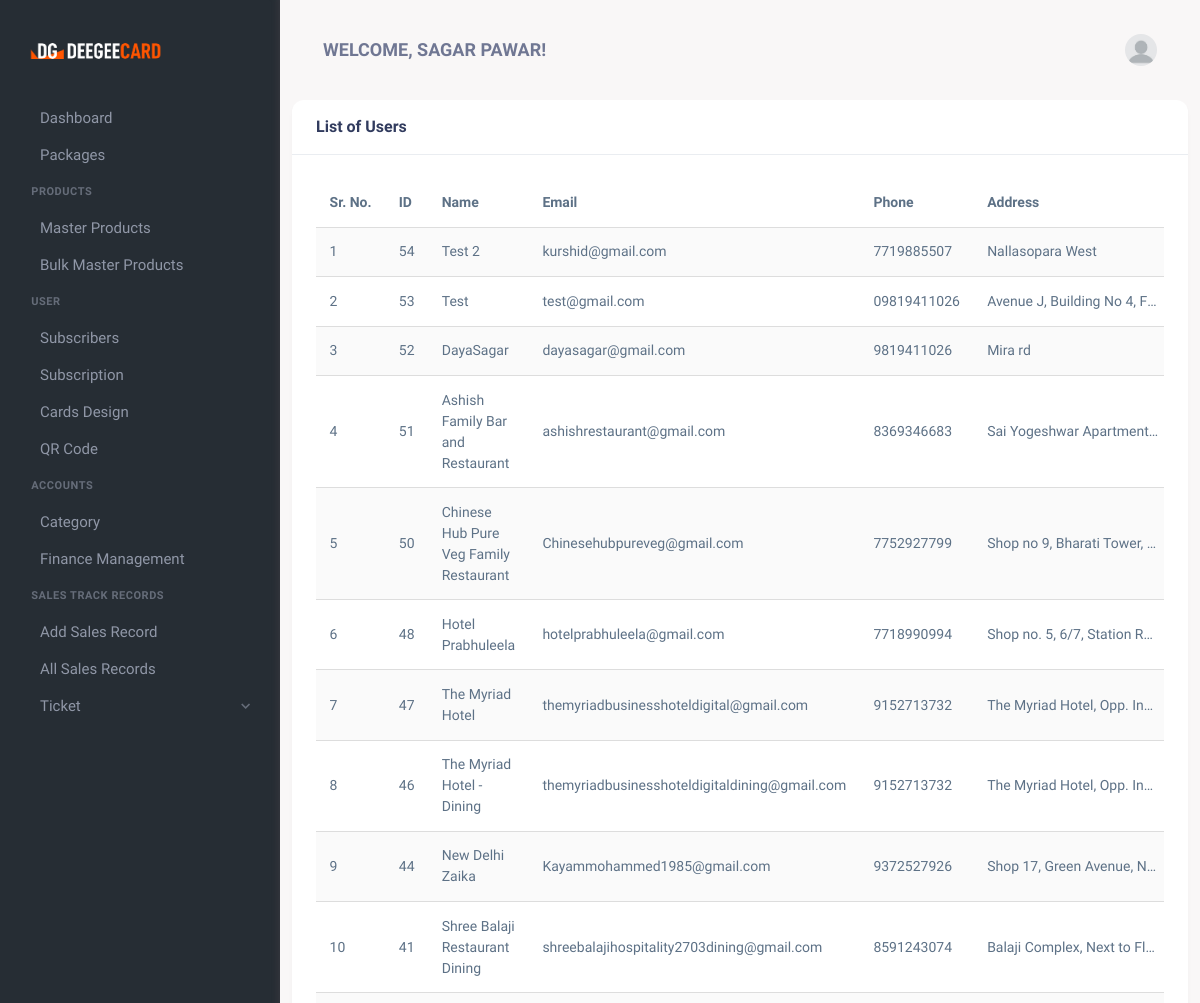
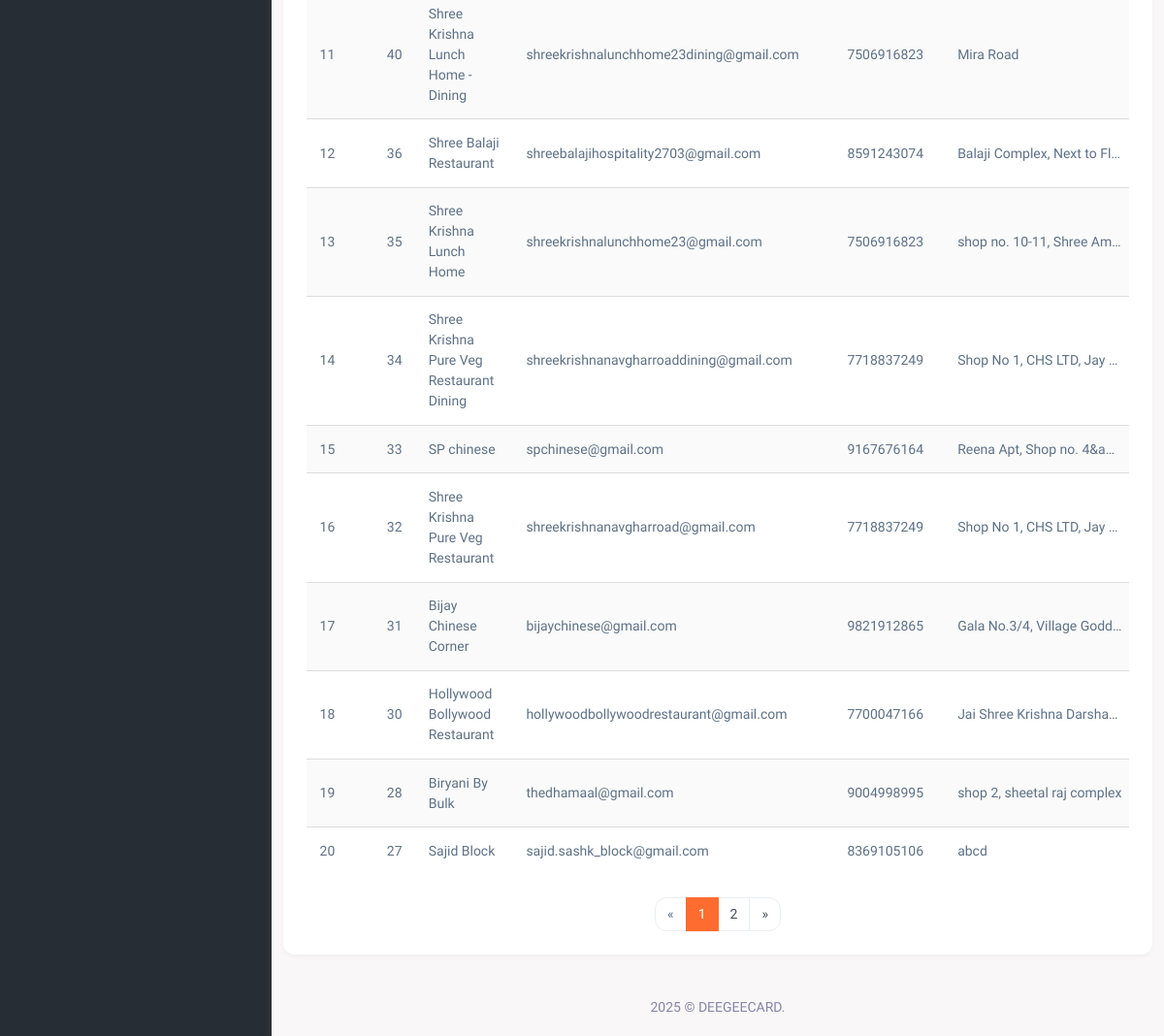
The page /list-of-users.php (signed in) on the database as committed earlier (2 pictures, top to bottom).
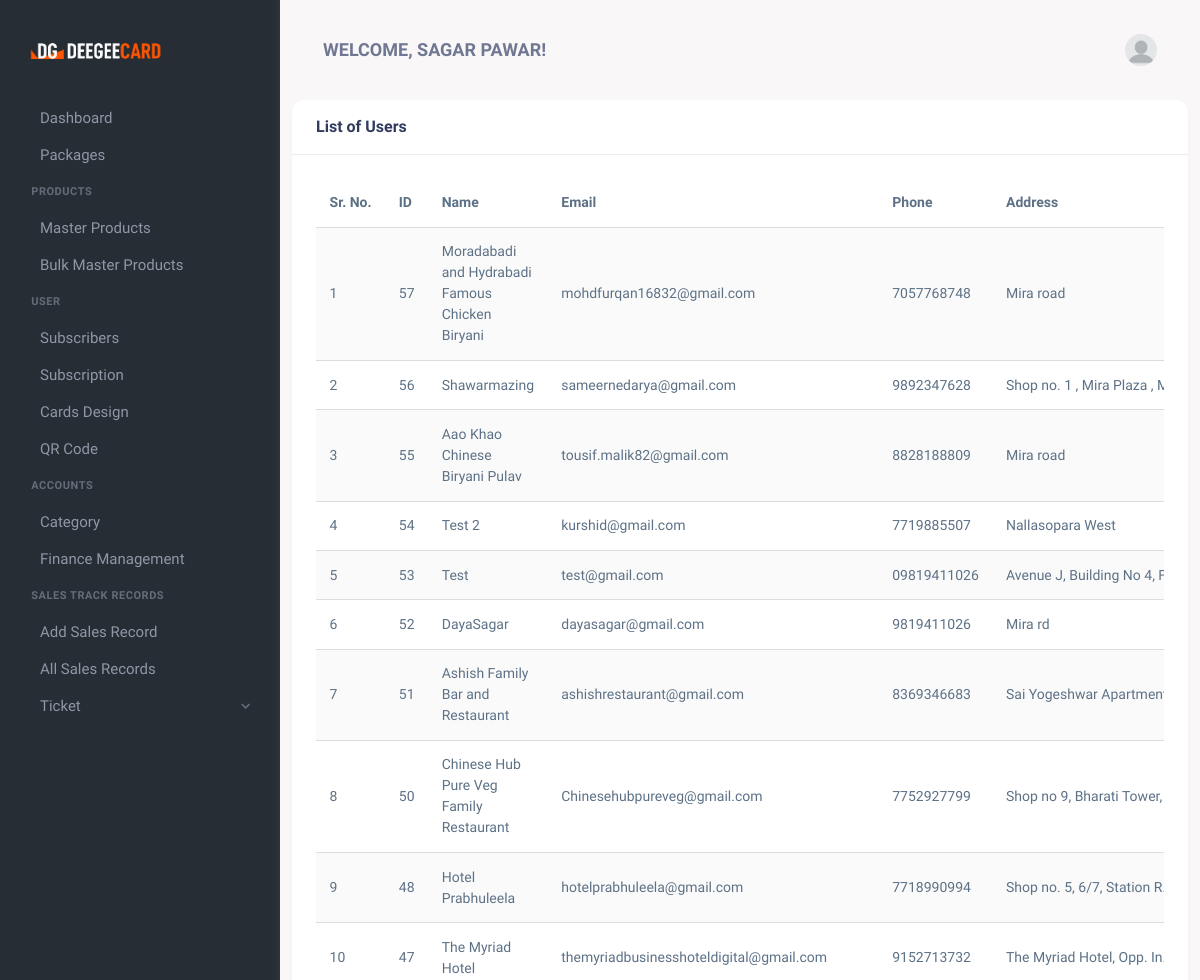
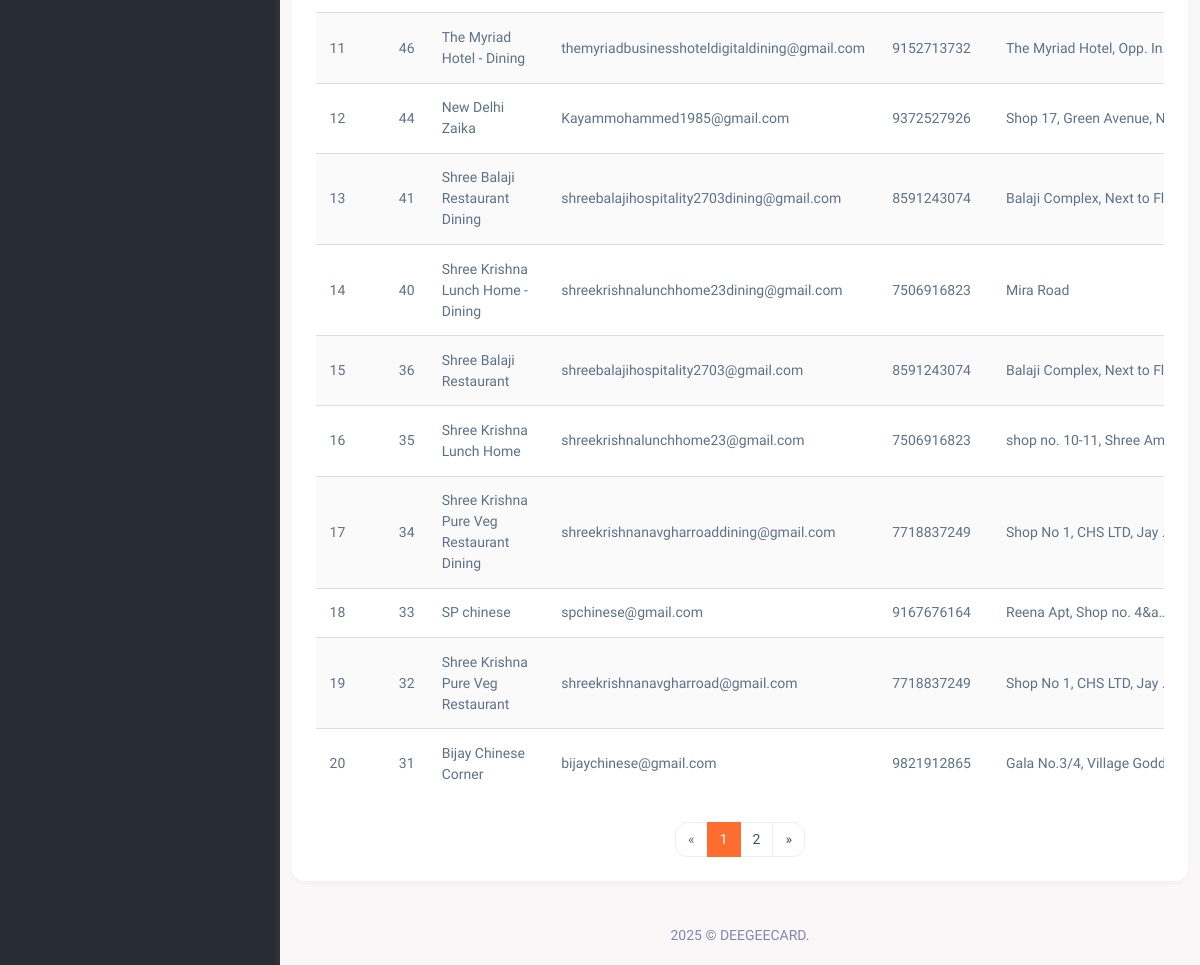
The same page on the database as committed later (2 pictures, top to bottom).
### tables this page shows
CREATE TABLE `users` (
  `id` int(11) NOT NULL,
  `Name` varchar(100) NOT NULL,
  `Email` varchar(100) NOT NULL,
  `Password` varchar(255) NOT NULL,
  `role` enum('admin','user','sales_person') NOT NULL DEFAULT 'user',
  `created_at` timestamp NOT NULL DEFAULT CURRENT_TIMESTAMP,
  `updated_at` timestamp NOT NULL DEFAULT CURRENT_TIMESTAMP ON UPDATE CURRENT_TIMESTAMP,
  `phone` varchar(15) NOT NULL,
  `address` text NOT NULL,
  `is_trial` tinyint(1) DEFAULT '0',
  `trial_start` datetime DEFAULT NULL,
  `trial_end` datetime DEFAULT NULL
);

### list-of-users.php (the view, shortened to what the changed rows need)
<?php
require 'db_connection.php';
$records_per_page = 20;
$page = isset($_GET['page']) ? (int)$_GET['page'] : 1;
$page = max(1, $page);
$offset = ($page - 1) * $records_per_page;
$count_sql = "SELECT COUNT(*) AS total FROM users";
$count_result = $conn->query($count_sql);
$total_records = $count_result->fetch_assoc()['total'];
$total_pages = ceil($total_records / $records_per_page);
$sql = "SELECT id, name, email, phone, address, role, created_at
        FROM users
        ORDER BY created_at DESC
        LIMIT ?, ?";
$stmt = $conn->prepare($sql);
$stmt->bind_param("ii", $offset, $records_per_page);
$stmt->execute();
$result = $stmt->get_result();
?>
<!DOCTYPE html>
<html lang="en">
<head>
    <link href="assets/css/vendor.min.css" rel="stylesheet" type="text/css" />
    <link href="assets/css/icons.min.css" rel="stylesheet" type="text/css" />
    <link href="assets/css/app.min.css" rel="stylesheet" type="text/css" />
    <link href="assets/css/style.css" rel="stylesheet" type="text/css" />
</head>
<body>
    <div class="wrapper">
        <div class="page-content">
            <div class="container">
                <div class="row">
                    <div class="col-xl-12">
                        <div class="card">
                            <div class="card-body">
                                <div class="table-responsive">
                                    <table class="table table-centered table-striped table-hover">
                                        <thead class="thead-light">
                                            <tr>
                                                <th>Sr. No.</th>
                                                <th>ID</th>
                                                <th>Name</th>
                                                <th>Email</th>
                                                <th>Phone</th>
                                                <th>Address</th>
                                            </tr>
                                        </thead>
                                        <tbody>
                                            <?php if ($result->num_rows > 0): ?>
                                                <?php $serial = $offset + 1; ?>
                                                <?php while ($user = $result->fetch_assoc()): ?>
                                                <tr>
                                                    <td><?= $serial++ ?></td>
                                                    <td><?= htmlspecialchars($user['id']) ?></td>
                                                    <td><?= htmlspecialchars($user['name']) ?></td>
                                                    <td><?= htmlspecialchars($user['email']) ?></td>
                                                    <td><?= !empty($user['phone']) ? htmlspecialchars($user['phone']) : '<span class="text-muted">-</span>' ?></td>
                                                    <td class="address-cell" title="<?= htmlspecialchars($user['address']) ?>">
                                                        <?= !empty($user['address']) ? htmlspecialchars($user['address']) : '<span class="text-muted">-</span>' ?>
                                                    </td>
                                                </tr>
                                                <?php endwhile; ?>
                                            <?php else: ?>
                                                <tr>
                                                    <td colspan="8" class="text-center py-4">No user records found</td>
                                                </tr>
                                            <?php endif; ?>
                                        </tbody>
                                    </table>
<?php if ($total_pages > 1): ?>
<nav aria-label="Page navigation example">
    <ul class="pagination justify-content-center mb-0">
        <?php for ($i = 1; $i <= $total_pages; $i++): ?>
            <li class="page-item <?= $i == $page ? 'active' : '' ?>">
                <a class="page-link" href="?page=<?= $i ?>"><?= $i ?></a>
            </li>
        <?php endfor; ?>
    </ul>
</nav>
<?php endif; ?>
                                </div>
                            </div>
                        </div>
                    </div>
                </div>
            </div>
        </div>
    </div>
</body>
</html>

Rows that differ between the two databases and show on the page:
no longer on this page (row unchanged): users: id "30", Name "Hollywood Bollywood Restaurant", Email "hollywoodbollywoodrestaurant@gmail.com", phone "7700047166", address "Jai Shree Krishna Darsha…"
no longer on this page (row unchanged): users: id "28", Name "Biryani By Bulk", Email "thedhamaal@gmail.com", phone "9004998995", address "shop 2, sheetal raj complex"
no longer on this page (row unchanged): users: id "27", Name "Sajid Block", Email "sajid.sashk_block@gmail.com", phone "8369105106", address "abcd"
added users: id "57", Name "Moradabadi and Hydrabadi Famous Chicken Biryani", Email "mohdfurqan16832@gmail.com", phone "7057768748", address "Mira road"
added users: id "56", Name "Shawarmazing", Email "sameernedarya@gmail.com", phone "9892347628", address "Shop no. 1 , Mira Plaza , M…"
added users: id "55", Name "Aao Khao Chinese Biryani Pulav", Email "tousif.malik82@gmail.com", phone "8828188809", address "Mira road"
